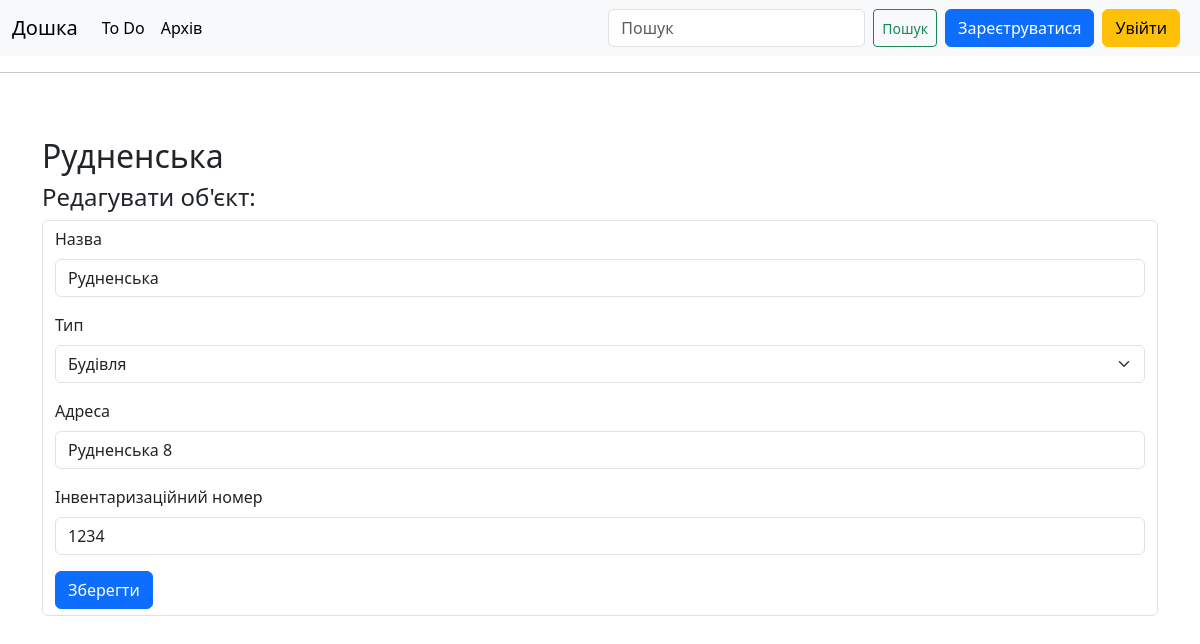
The app's page /edit_subject/1, older data.
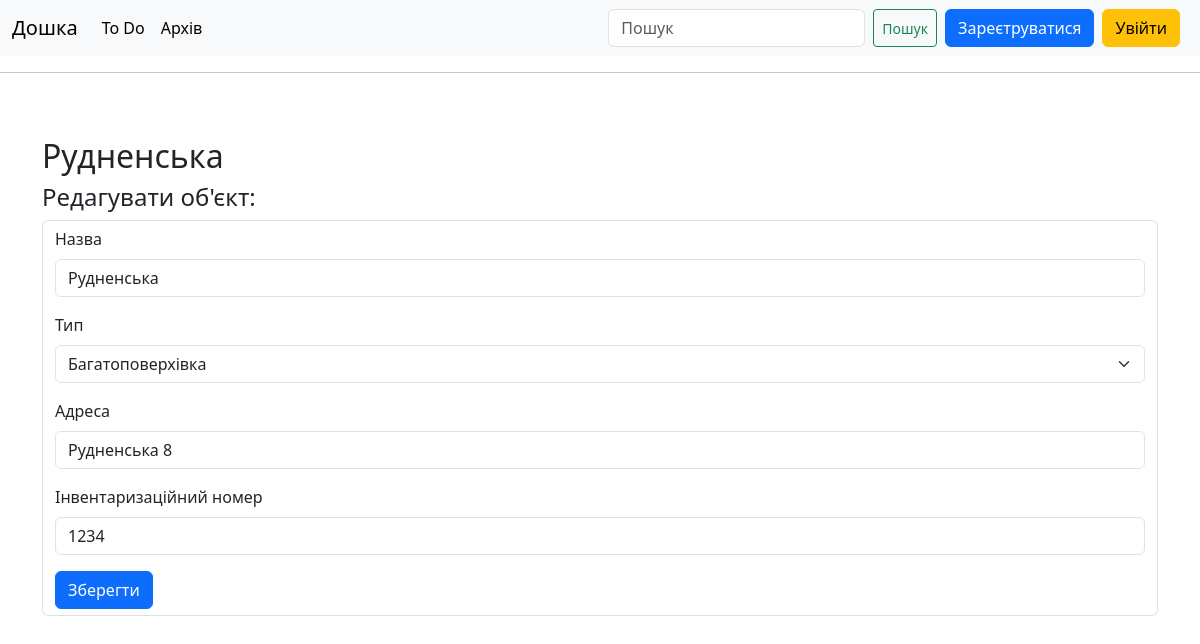
The same page, newer data.
### bord/models.py (models this page shows, shortened)
class Subject(models.Model):
    class TypeOfSubject(models.TextChoices):
        BUILDING = 'BU', _('Багатоповерхівка')
        COMMERCE = 'CO', _('Будівля')
        GARAGE = 'GA', _('Гараж')
        HOUSE = 'HO', _('Особняк')
        APARTMENT = 'AP', _('Квартира')
        KEV = 'KE', _('КЕВ')
        QUARTERS = 'QU', _('Нежитлове приміщення')
        UNFINISHED = 'UF', _('Незавершене')
        SUMMERHOUSE = 'SH', _('Садовий будинок')
    class Priority(models.TextChoices):
        HIGH = 'AA', _('Високий')
        NORMAL = 'BB', _('Звичайний')
        LOW = 'CC', _('Низький')
    name = models.CharField(max_length=200)
    type = models.CharField(max_length=2, choices=TypeOfSubject.choices, default=TypeOfSubject.HOUSE)
    priority = models.CharField(max_length=3, choices=Priority.choices, default=Priority.NORMAL)
    archived = models.BooleanField(default=False)
    address = models.CharField(max_length=200, blank=True)
    invent_number = models.CharField(max_length=10, blank=True)
    measured = models.BooleanField(default=False)
    drawn = models.BooleanField(default=False)
    calculated = models.BooleanField(default=False)
    typed = models.BooleanField(default=False)
    numbered = models.BooleanField(default=False)
    done = models.BooleanField(default=False)
    date_added = models.DateTimeField(auto_now_add=True)
    def __str__(self):
        return self.name

### bord/views.py (the view)
# urls.py: path('edit_subject/<int:subject_id>', views.edit_subject, name='edit_subject'),
def edit_subject(request, subject_id):
    subject = Subject.objects.get(id=subject_id)
    if request.method != 'POST':
        form = SubjectForm(instance=subject)
    else:
        form = SubjectForm(instance=subject, data=request.POST)
        if form.is_valid():
            form.save()
            return redirect('bord:subject', subject_id=subject.id)
    context = {'subject': subject, 'form': form}
    return render(request, 'bord/edit_subject.html', context)

### bord/forms.py
class SubjectForm(forms.ModelForm):
    class Meta:
        model = Subject
        fields = ['name', 'type', 'address', 'invent_number']
        labels = {'name': 'Назва', 'type': 'Тип', 'address': 'Адреса', 'invent_number': 'Інвентаризаційний номер'}

### bord/templates/bord/edit_subject.html (shortened to what this page needs)
{% extends "bord/base.html" %}
{% load django_bootstrap5 %}
{% block content %}
    <h2>{{ subject }}</h2>
    <h4>Редагувати об'єкт:</h4>
    <form class="form-control" action="{% url 'bord:edit_subject' subject.id %}" method="post">
        {% bootstrap_form form %}
        {% block buttons %}
            <button class="btn btn-primary" name="submit">Зберегти</button>
        {% endblock buttons %}
    </form>
{% endblock content %}

Row changes from the older to the newer data that the page shows:
changed Subject "Рудненська": type "Будівля" → "Багатоповерхівка"
